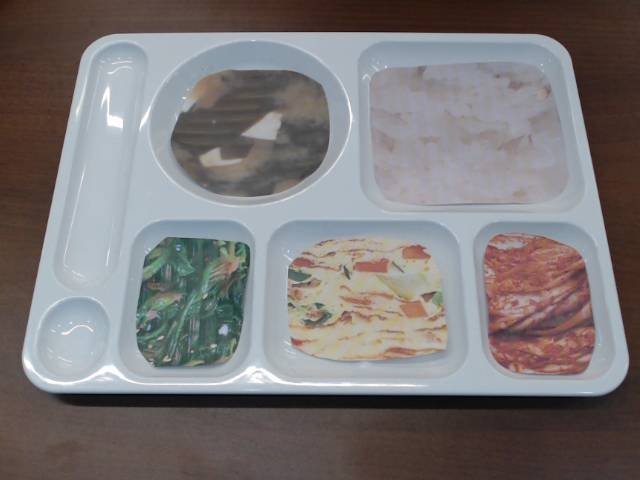
//> input picture data/board_img/Scanned_image.jpg, 640 x 480 px
$ ./image_Mgimg_crop   (built with g++ and OpenCV 4)
//> lines starting //> are read from the running program, lines starting //| are printed output that depends on the picture; after the words box and inside, x2 and y2 are one past the last pixel; in counts of white or black regions, pixels touching at a corner belong together
#include "opencv2/opencv.hpp"
#include "opencv2/imgcodecs.hpp"
#include "opencv2/highgui.hpp"
#include "opencv2/imgproc.hpp"
#include <iostream>

using namespace cv;
using namespace std;


typedef struct value{
    int x_start = 0;
    int x_end = 0;
    int y_start = 0;
    int y_end = 0;
} values;


class Board{
    private:
        Mat src;
        int count = 0;
        vector<int> box_x;
        vector<int> box_y;
        int thresh = 70;
        Mat src_gray;

    public:
        Board(){
            //image load
            src = imread("Scanned_image.jpg");
//> src is the input picture: 480 rows x 640 cols, CV_8UC3; mean B, G, R 120.1, 119.6, 123.9
            if(src.empty() )
            {
                cout << "Could not open or find the image!\n" << endl;
            }

        }

        void thresh_callback()
        {


            cvtColor( src, src_gray, COLOR_BGR2GRAY );
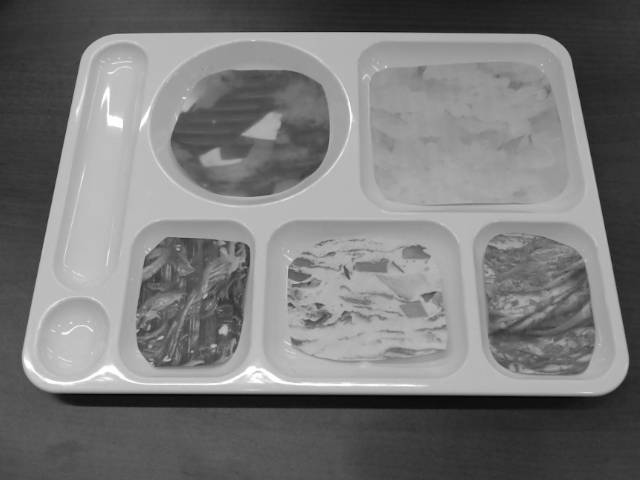
//> src_gray: 480 rows x 640 cols, CV_8UC1; min 3, max 255, mean 120.9
            blur( src_gray, src_gray, Size(3,3) );

            Mat canny_output;
            Canny( src_gray, canny_output, thresh, thresh*2 );
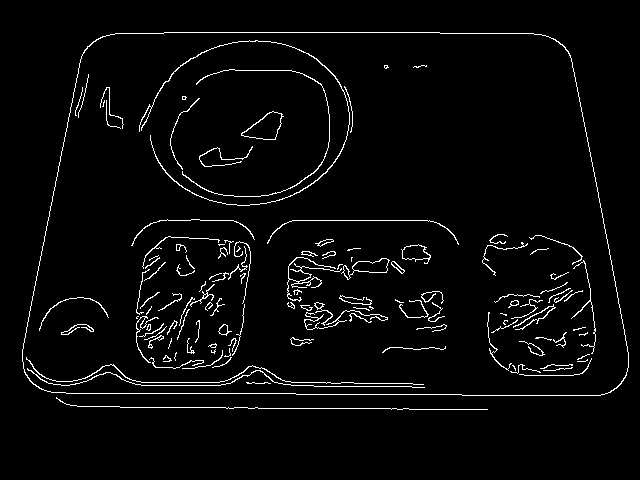
//> canny_output: 480 rows x 640 cols, CV_8UC1; 3.4% white in thin lines or dots, all inside (x1, y1, x2, y2) = (22, 32, 629, 410)

            vector<vector<Point> > contours;
            findContours( canny_output, contours, RETR_TREE, CHAIN_APPROX_SIMPLE );
//> contours = 147 contours, 105 with area under 20; largest, box (x1, y1, x2, y2) and area: (22, 32, 629, 396) 198235, (22, 32, 629, 396) 198177, (241, 111, 284, 140) 669, (241, 111, 282, 140) 640, (341, 258, 390, 280) 420


            vector<vector<Point> > contours_poly( contours.size() );
//> contours_poly = 147 empty contours
            vector<Rect> boundRect( contours.size() );
            vector<Point2f>centers( contours.size() );
            vector<float>radius( contours.size() );

            for( size_t i = 0; i < contours.size(); i++ )
            {
                approxPolyDP( contours[i], contours_poly[i], 20, true );

                if(contourArea(contours_poly[i]) < 150 || contourArea(contours_poly[i]) > 1000 ){
                    continue;
                }
                cout<<contourArea(contours_poly[i])<<endl;
                boundRect[i] = boundingRect( contours_poly[i] );

            }
//> this loop made 147 passes
//| 218
//> (output is shown up to pass 104 of 147)
//> after the loop, contours_poly = 147 contours, 142 with area under 20; largest, box (x1, y1, x2, y2) and area: (22, 39, 626, 389) 182521, (22, 39, 626, 389) 181332, (288, 257, 342, 299) 218, (139, 47, 350, 201) 114, (191, 73, 330, 196) 30

            Mat drawing = Mat::zeros( canny_output.size(), CV_8UC3 );

            for( size_t i = 0; i< contours.size(); i++ )
            {
                drawContours( drawing, contours_poly, (int)i, (0,0,255) );
                rectangle( drawing, boundRect[i].tl(), boundRect[i].br(), (0,0,255), 2 );

            }
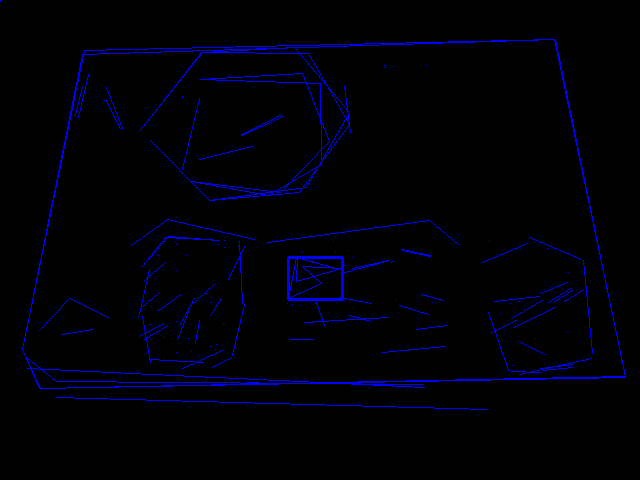
//> drawing: 480 rows x 640 cols, CV_8UC3; mean B, G, R 7.3, 0, 0
            imshow( "Contours", drawing );
            waitKey();
        }


};


int main()
{


    Board b = Board();
    b.thresh_callback();
    return 0;
}

$ run again, with data/board_img/target_area.jpg copied over data/board_img/Scanned_image.jpg
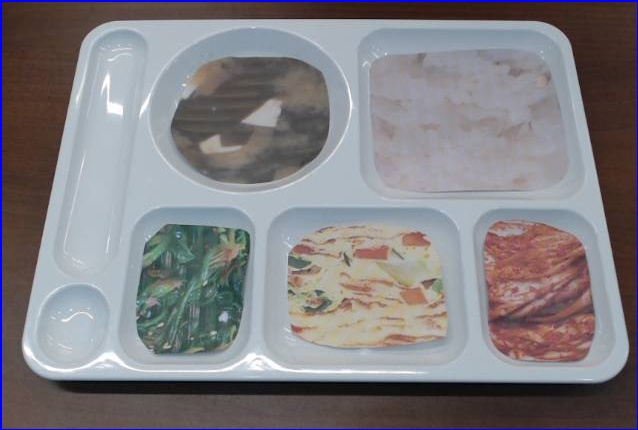
//> input picture data/board_img/target_area.jpg, 638 x 430 px
//> in Board, src is the input picture: 430 rows x 638 cols, CV_8UC3; mean B, G, R 130.2, 126, 128.7
//> in thresh_callback, `Canny( src_gray, canny_output, thresh, thresh*2 );`:
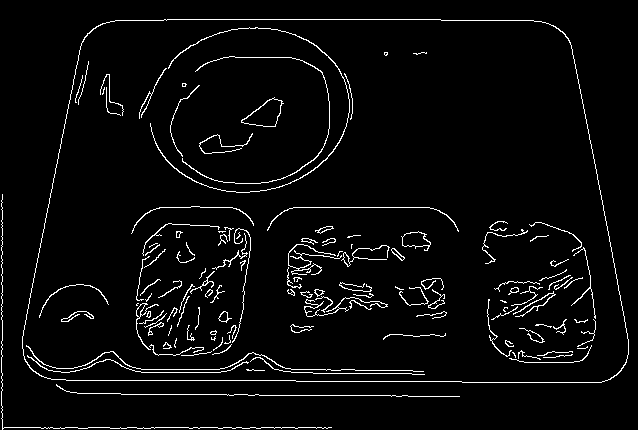
//> canny_output: 430 rows x 638 cols, CV_8UC1; 4% white in thin lines or dots
//> contours = 149 contours, 105 with area under 20; largest, box (x1, y1, x2, y2) and area: (22, 19, 629, 383) 198235, (22, 19, 629, 383) 198176, (241, 97, 284, 127) 668, (241, 98, 282, 127) 640, (401, 231, 431, 251) 318
//> in thresh_callback, `vector<vector<Point> > contours_poly( contours.size() );`: contours_poly = 149 empty contours
//> the loop in thresh_callback, `for( size_t i = 0; i < contours.size(); i++ )` made 149 passes
//| 281
//| 446.5
//| 948
//> after the loop in thresh_callback, `for( size_t i = 0; i < contours.size(); i++ )`: contours_poly = 149 contours, 143 with area under 20; largest, box (x1, y1, x2, y2) and area: (22, 26, 626, 376) 182521, (22, 26, 626, 376) 181820, (150, 29, 350, 193) 948, (571, 247, 596, 319) 446, (2, 194, 332, 430) 281, (191, 60, 330, 183) 30
//> the loop in thresh_callback, `for( size_t i = 0; i< contours.size(); i++ )` made 149 passes
//> after the loop in thresh_callback, `for( size_t i = 0; i< contours.size(); i++ )`:
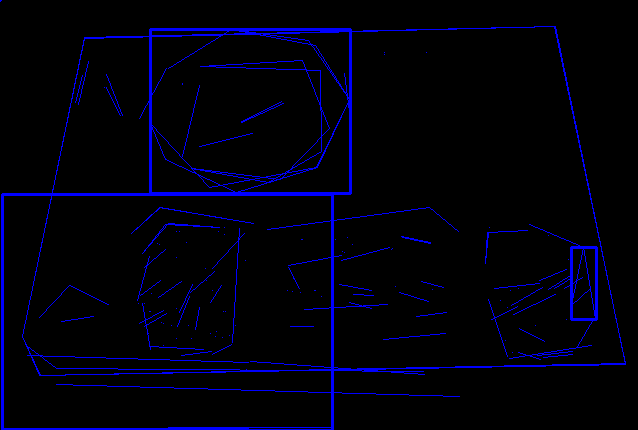
//> drawing: 430 rows x 638 cols, CV_8UC3; mean B, G, R 12.4, 0, 0
